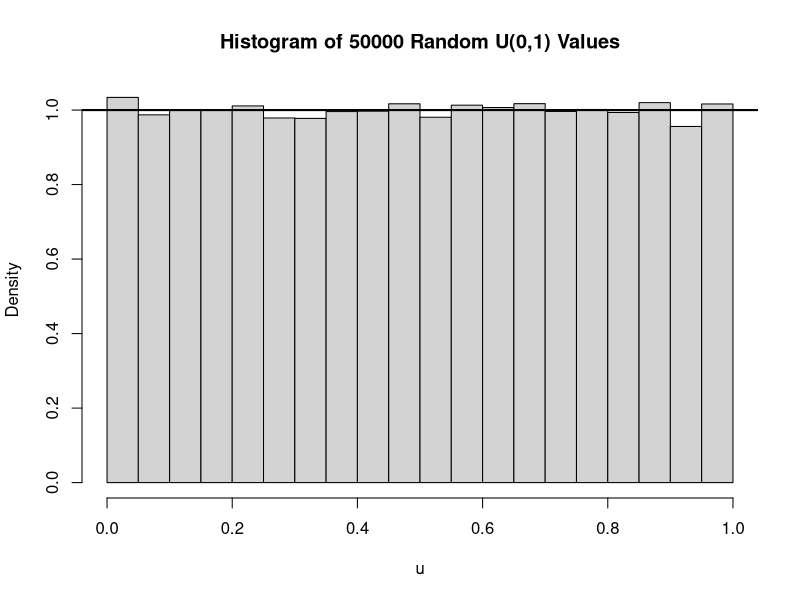
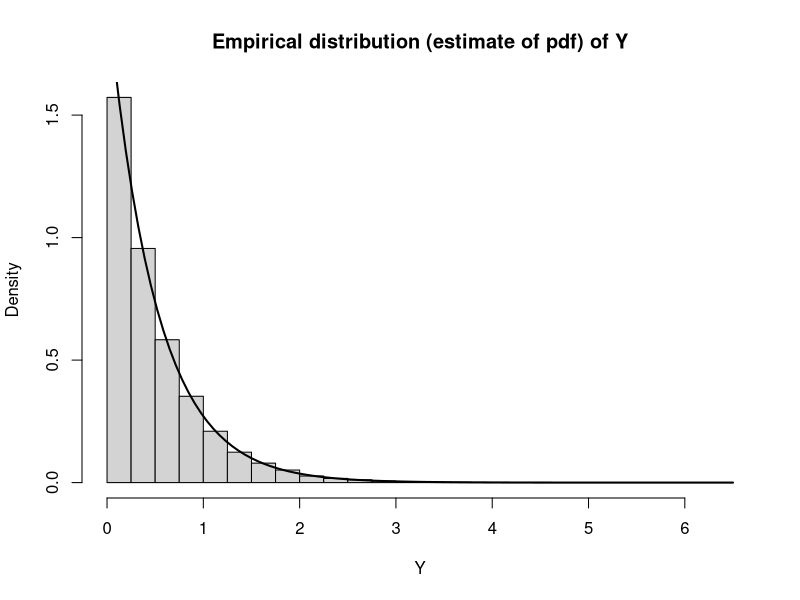
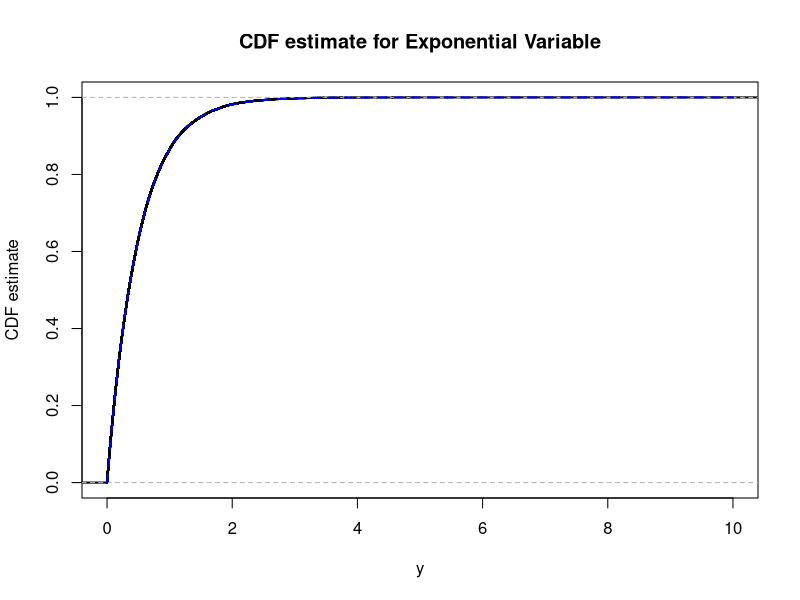
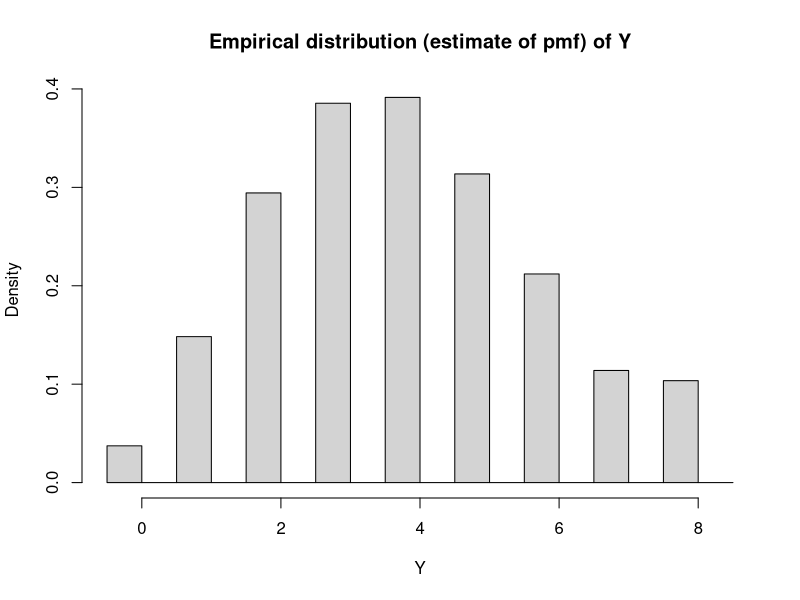
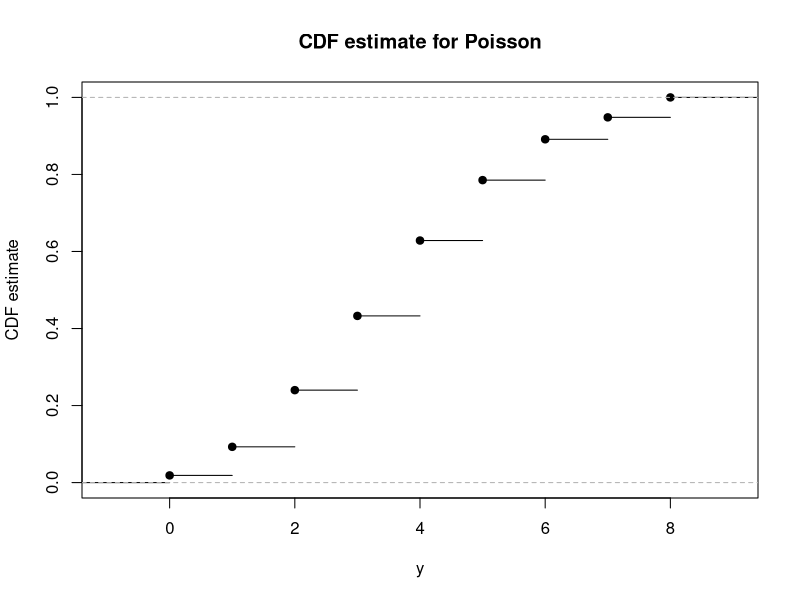

The R script that drew these images, in order:
##########################################################################
##Fun with Prop D from section 2.3
##Author: Justin Post - 2017
##  Jimmy Hickey - 2019-06-19
##########################################################################

##########################################################################
#Practice generating Uniform
##########################################################################

#set seed so we can replicate our findings
set.seed(9235)                            
#Store the numbers to graph
# Generate 50000 random draws between (0, 1)
n<-50000
u<-runif(n=n,min=0,max=1)

#Create a histogram to check that this matches the pdf
hist(u,main="Histogram of 50000 Random U(0,1) Values",freq=FALSE)
abline(h=1,lwd=2)
#histogram looks roughly like a uniform distribution!

##########################################################################
#Exponential Example
##########################################################################

#Inverse of the exponential cdf is given by -2ln(1-u) where ln is the natural log (log() in R defaults to the natural log)
#So this isn't too bad, to define our Y we just run the code
Y<- -(1/2)*log(1-u)

#Check that the pdf estimate matches up
hist(Y, breaks=seq(from=0,to=6.5,by=0.25),main="Empirical distribution (estimate of pdf) of Y",freq=FALSE)
#overlay true distribution
curve(2*exp(-2*x),from=0,to=6.5,add=TRUE,lwd=2)

#Check the cdf matches up
plot(ecdf(Y),ylab="CDF estimate",xlab="y",main="CDF estimate for Exponential Variable",xlim=c(0,10),lwd=2)
#overlay true CDF
curve(1-exp(-2*x),from=0,to=10,lwd=2,lty=2,col="Blue",add=TRUE)

#We can also use these random draws to estimate attributes from the distribution
#For example, we can find the approximate probability that an Exp(2) RV is greater than 3
sum(Y>3)/length(Y)
#Compare this to the exact probability
1-pexp(q=3,rate=2)

#We can also estimate the any quantile, say we want Q1, Median, and Q3 
round(quantile(Y),3)

#compare this to the exact Q1, M, and Q3
c(-(1/2)*log(1-0.25),-(1/2)*log(1-0.5),-(1/2)*log(1-0.75))

#estimate the mean
mean(Y)
#Truth is 1/2

##########################################################################
#Poisson Example
##########################################################################

#We can get the cdf values for the Poisson using the function ppois
ppois(q=0,lambda=4)
ppois(q=1,lambda=4)
ppois(q=3,lambda=4)
ppois(q=4,lambda=4)
ppois(q=5,lambda=4)
ppois(q=6,lambda=4)
ppois(q=7,lambda=4)

#Since we have random numbers between 0 and 1, how can we use prop D to generate random Poisson values?
#We'll can create a corresponding inverse cdf!

#If u is a number less than ppois(q=0,lambda=4) assign it a 0
ppois(q=0,lambda=4)
#If u is a number between ppois(q=0,lambda=4) and ppois(q=1,lambda=4) assign it a 1
ppois(q=0,lambda=4)
ppois(q=1,lambda=4)
#If u is a number between ppois(q=1,lambda=4) and ppois(q=2,lambda=4) assign it a 2
ppois(q=1,lambda=4)
ppois(q=2,lambda=4)
#... and so on!

#We'll write a little function to take in a random uniform value and output the value of Y, for simplicity we'll lump all vaues together after y=8
#note - in R, & means "and"
Poifunction<-function(u){
	if(u<ppois(q=0,lambda=4)){
		return(0)
	}else if((ppois(q=0,lambda=4)<u)&(u<ppois(q=1,lambda=4))){
		return(1)
	}else if((ppois(q=1,lambda=4)<u)&(u<ppois(q=2,lambda=4))){
		return(2)
	}else if((ppois(q=2,lambda=4)<u)&(u<ppois(q=3,lambda=4))){
		return(3)
	}else if((ppois(q=3,lambda=4)<u)&(u<ppois(q=4,lambda=4))){
		return(4)
	}else if((ppois(q=4,lambda=4)<u)&(u<ppois(q=5,lambda=4))){
		return(5)
	}else if((ppois(q=5,lambda=4)<u)&(u<ppois(q=6,lambda=4))){
		return(6)
	}else if((ppois(q=6,lambda=4)<u)&(u<ppois(q=7,lambda=4))){
		return(7)
	}else{
		return(8)
  }
}

#Now we'll use the apply function to test every value in the u vector.  (apply must take in a matrix not a vector, so 
#we use the function as.matrix to turn u from a vector of length 50000 to a matrix of dimension 50000 by 1
Y<-apply(X=as.matrix(u),FUN=Poifunction,MARGIN=1)

#let's plot the pmf and cdf to check
hist(Y, breaks=seq(from=-0.5,to=8.5,by=0.5),main="Empirical distribution (estimate of pmf) of Y",freq=FALSE)

#CDF plot
plot(ecdf(Y),xlab="y",ylab="CDF estimate",main="CDF estimate for Poisson")

#Estimate P(Y<3)=P(Y<=2)
sum(Y<3)/n
#Truth
ppois(q=2,lambda=4)

#Estimate E(Y)
mean(Y)
#Truth = lambda=4

#Estimate Q1, M, Q3
quantile(Y)
qpois(c(0.25,0.5,0.75),lambda=4)

